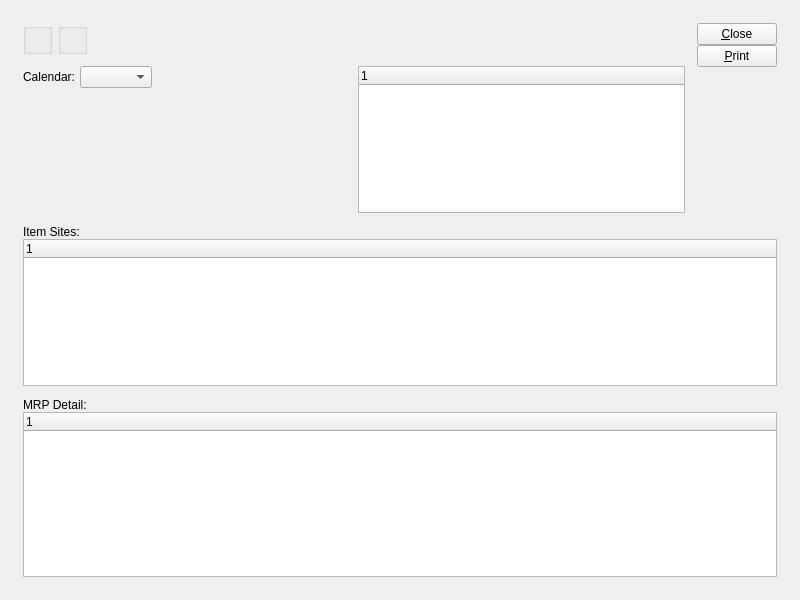
<?xml version="1.0" encoding="UTF-8"?>
<ui version="4.0">
 <comment>This file is part of the xTuple ERP: PostBooks Edition, a free and
open source Enterprise Resource Planning software suite,
Copyright (c) 1999-2018 by OpenMFG LLC, d/b/a xTuple.
It is licensed to you under the Common Public Attribution License
version 1.0, the full text of which (including xTuple-specific Exhibits)
is available at www.xtuple.com/CPAL.  By using this software, you agree
to be bound by its terms.</comment>
 <class>dspMRPDetail</class>
 <widget class="QWidget" name="dspMRPDetail">
  <property name="geometry">
   <rect>
    <x>0</x>
    <y>0</y>
    <width>800</width>
    <height>600</height>
   </rect>
  </property>
  <property name="windowTitle">
   <string>MRP Detail</string>
  </property>
  <layout class="QGridLayout" name="gridLayout_2">
   <item row="0" column="0">
    <layout class="QGridLayout" name="gridLayout">
     <property name="margin">
      <number>12</number>
     </property>
     <property name="spacing">
      <number>12</number>
     </property>
     <item row="0" column="0">
      <layout class="QHBoxLayout" name="horizontalLayout">
       <item>
        <widget class="WarehouseGroup" name="_warehouse">
         <property name="title">
          <string/>
         </property>
         <property name="fixedSize">
          <bool>false</bool>
         </property>
        </widget>
       </item>
       <item>
        <widget class="ParameterGroup" name="_plannerCode">
         <property name="title">
          <string/>
         </property>
         <property name="fixedSize">
          <bool>false</bool>
         </property>
        </widget>
       </item>
       <item>
        <spacer name="horizontalSpacer">
         <property name="orientation">
          <enum>Qt::Horizontal</enum>
         </property>
         <property name="sizeHint" stdset="0">
          <size>
           <width>0</width>
           <height>20</height>
          </size>
         </property>
        </spacer>
       </item>
      </layout>
     </item>
     <item row="0" column="1" rowspan="2">
      <layout class="QVBoxLayout">
       <property name="spacing">
        <number>0</number>
       </property>
       <item>
        <layout class="QVBoxLayout">
         <property name="spacing">
          <number>0</number>
         </property>
         <item>
          <widget class="QPushButton" name="_close">
           <property name="text">
            <string>&amp;Close</string>
           </property>
          </widget>
         </item>
         <item>
          <widget class="QPushButton" name="_print">
           <property name="text">
            <string>&amp;Print</string>
           </property>
          </widget>
         </item>
        </layout>
       </item>
       <item>
        <spacer name="Spacer36">
         <property name="orientation">
          <enum>Qt::Vertical</enum>
         </property>
         <property name="sizeType">
          <enum>QSizePolicy::Expanding</enum>
         </property>
         <property name="sizeHint" stdset="0">
          <size>
           <width>20</width>
           <height>0</height>
          </size>
         </property>
        </spacer>
       </item>
      </layout>
     </item>
     <item row="1" column="0">
      <layout class="QHBoxLayout">
       <property name="spacing">
        <number>7</number>
       </property>
       <item>
        <layout class="QVBoxLayout">
         <property name="spacing">
          <number>0</number>
         </property>
         <item>
          <layout class="QHBoxLayout">
           <property name="spacing">
            <number>5</number>
           </property>
           <item>
            <widget class="QLabel" name="_calendarLit">
             <property name="text">
              <string>Calendar:</string>
             </property>
             <property name="alignment">
              <set>Qt::AlignRight|Qt::AlignTrailing|Qt::AlignVCenter</set>
             </property>
            </widget>
           </item>
           <item>
            <widget class="CalendarComboBox" name="_calendar"/>
           </item>
           <item>
            <spacer name="horizontalSpacer_2">
             <property name="orientation">
              <enum>Qt::Horizontal</enum>
             </property>
             <property name="sizeHint" stdset="0">
              <size>
               <width>0</width>
               <height>20</height>
              </size>
             </property>
            </spacer>
           </item>
          </layout>
         </item>
         <item>
          <spacer name="Spacer5_2">
           <property name="orientation">
            <enum>Qt::Vertical</enum>
           </property>
           <property name="sizeType">
            <enum>QSizePolicy::MinimumExpanding</enum>
           </property>
           <property name="sizeHint" stdset="0">
            <size>
             <width>20</width>
             <height>20</height>
            </size>
           </property>
          </spacer>
         </item>
        </layout>
       </item>
       <item>
        <widget class="PeriodsListView" name="_periods"/>
       </item>
      </layout>
     </item>
     <item row="2" column="0" colspan="2">
      <layout class="QVBoxLayout">
       <property name="spacing">
        <number>0</number>
       </property>
       <item>
        <widget class="QLabel" name="_itemSitesLit">
         <property name="text">
          <string>Item Sites:</string>
         </property>
        </widget>
       </item>
       <item>
        <widget class="XTreeWidget" name="_itemsite">
         <property name="sizePolicy">
          <sizepolicy hsizetype="Expanding" vsizetype="Expanding">
           <horstretch>0</horstretch>
           <verstretch>0</verstretch>
          </sizepolicy>
         </property>
         <property name="minimumSize">
          <size>
           <width>0</width>
           <height>100</height>
          </size>
         </property>
        </widget>
       </item>
      </layout>
     </item>
     <item row="3" column="0" colspan="2">
      <layout class="QVBoxLayout">
       <property name="spacing">
        <number>0</number>
       </property>
       <item>
        <widget class="QLabel" name="_mrpLit">
         <property name="text">
          <string>MRP Detail:</string>
         </property>
        </widget>
       </item>
       <item>
        <widget class="XTreeWidget" name="_mrp">
         <property name="sizePolicy">
          <sizepolicy hsizetype="Expanding" vsizetype="Preferred">
           <horstretch>0</horstretch>
           <verstretch>0</verstretch>
          </sizepolicy>
         </property>
         <property name="minimumSize">
          <size>
           <width>0</width>
           <height>165</height>
          </size>
         </property>
        </widget>
       </item>
      </layout>
     </item>
    </layout>
   </item>
  </layout>
 </widget>
 <layoutdefault spacing="6" margin="11"/>
 <customwidgets>
  <customwidget>
   <class>CalendarComboBox</class>
   <extends>XComboBox</extends>
   <header>calendarTools.h</header>
  </customwidget>
  <customwidget>
   <class>ParameterGroup</class>
   <extends>QGroupBox</extends>
   <header>parametergroup.h</header>
   <container>1</container>
  </customwidget>
  <customwidget>
   <class>PeriodsListView</class>
   <extends>XTreeWidget</extends>
   <header>calendarTools.h</header>
  </customwidget>
  <customwidget>
   <class>WarehouseGroup</class>
   <extends>QGroupBox</extends>
   <header>warehousegroup.h</header>
   <container>1</container>
  </customwidget>
  <customwidget>
   <class>XComboBox</class>
   <extends>QComboBox</extends>
   <header>xcombobox.h</header>
  </customwidget>
  <customwidget>
   <class>XTreeWidget</class>
   <extends>QTreeWidget</extends>
   <header>xtreewidget.h</header>
   <container>1</container>
  </customwidget>
 </customwidgets>
 <tabstops>
  <tabstop>_warehouse</tabstop>
  <tabstop>_plannerCode</tabstop>
  <tabstop>_periods</tabstop>
  <tabstop>_itemsite</tabstop>
  <tabstop>_mrp</tabstop>
  <tabstop>_print</tabstop>
  <tabstop>_close</tabstop>
 </tabstops>
 <includes>
  <include location="global">parameter.h</include>
  <include location="global">calendarTools.h</include>
 </includes>
 <resources/>
 <connections>
  <connection>
   <sender>_close</sender>
   <signal>clicked()</signal>
   <receiver>dspMRPDetail</receiver>
   <slot>close()</slot>
   <hints>
    <hint type="sourcelabel">
     <x>20</x>
     <y>20</y>
    </hint>
    <hint type="destinationlabel">
     <x>20</x>
     <y>20</y>
    </hint>
   </hints>
  </connection>
  <connection>
   <sender>_calendar</sender>
   <signal>newCalendarId(int)</signal>
   <receiver>_periods</receiver>
   <slot>populate(int)</slot>
   <hints>
    <hint type="sourcelabel">
     <x>142</x>
     <y>135</y>
    </hint>
    <hint type="destinationlabel">
     <x>522</x>
     <y>181</y>
    </hint>
   </hints>
  </connection>
  <connection>
   <sender>_calendar</sender>
   <signal>select(ParameterList&amp;)</signal>
   <receiver>_periods</receiver>
   <slot>load(ParameterList&amp;)</slot>
   <hints>
    <hint type="sourcelabel">
     <x>142</x>
     <y>135</y>
    </hint>
    <hint type="destinationlabel">
     <x>522</x>
     <y>181</y>
    </hint>
   </hints>
  </connection>
 </connections>
</ui>
